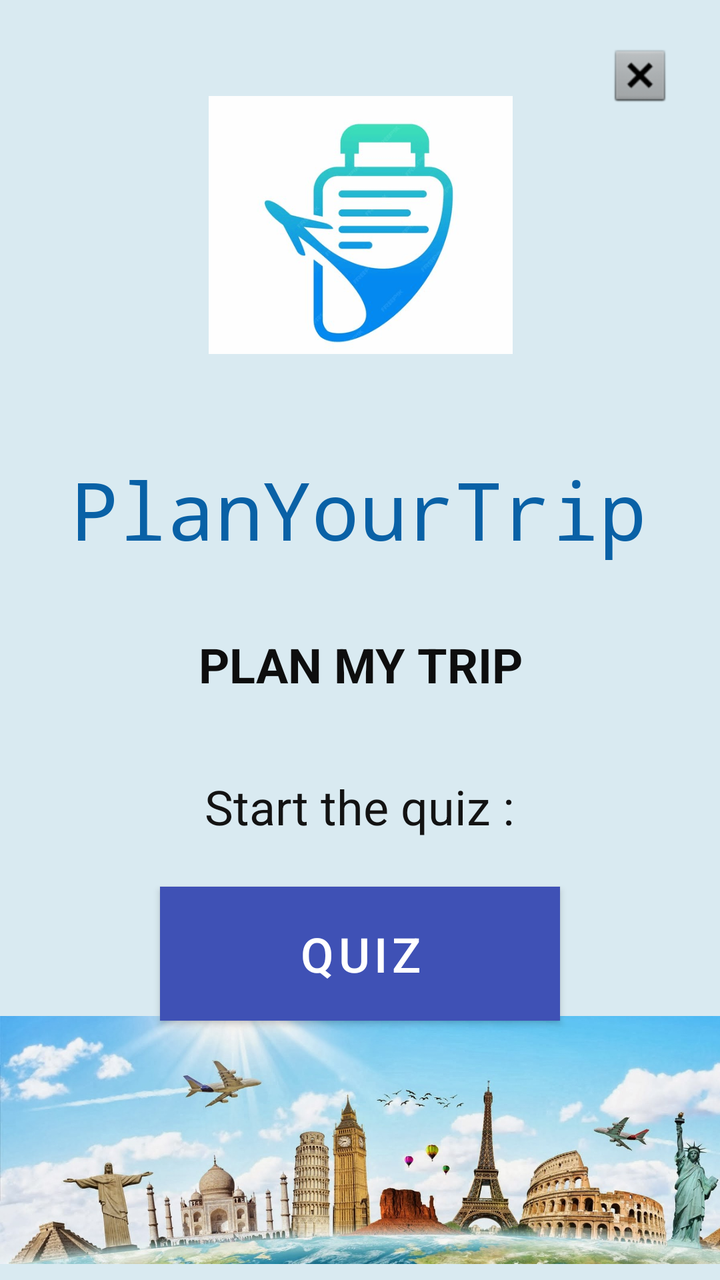
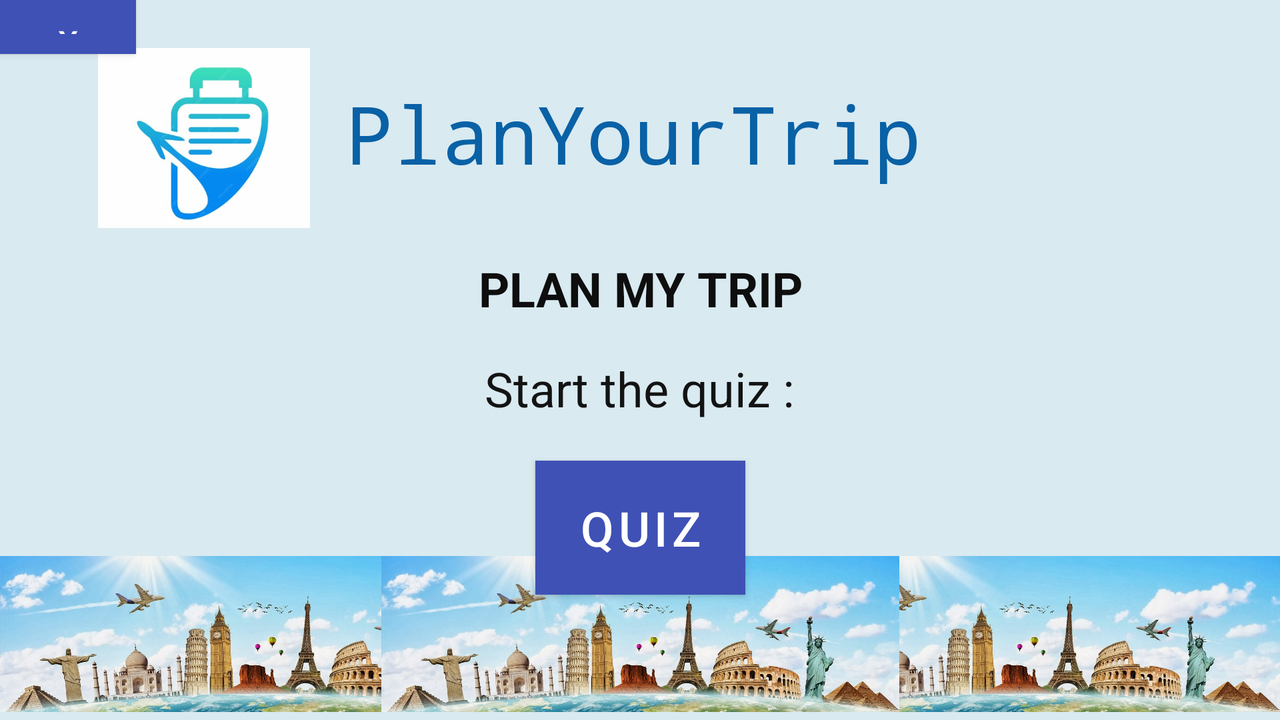

An Android layout and its configuration variant, each rendered on a device that would load it. The default file and the variant file are quoted in full after the pictures.
<!-- AndroidManifest.xml: application theme Theme.PlanYourTrip -->
<!-- res/layout/activity_main.xml -->
<?xml version="1.0" encoding="utf-8"?>
<androidx.constraintlayout.widget.ConstraintLayout xmlns:android="http://schemas.android.com/apk/res/android"
    xmlns:app="http://schemas.android.com/apk/res-auto"
    xmlns:tools="http://schemas.android.com/tools"
    android:layout_width="match_parent"
    android:layout_height="match_parent"
    android:background="#D9EAF1"
    tools:context=".MainActivity">

    <ImageButton
        android:id="@+id/buttonExit"
        android:layout_width="52dp"
        android:layout_height="48dp"
        android:backgroundTint="#D9EAF1"
        android:contentDescription="@string/avionDesc"
        android:src="@android:drawable/btn_dialog"
        app:layout_constraintBottom_toBottomOf="parent"
        app:layout_constraintEnd_toEndOf="parent"
        app:layout_constraintHorizontal_bias="0.955"
        app:layout_constraintStart_toStartOf="parent"
        app:layout_constraintTop_toTopOf="parent"
        app:layout_constraintVertical_bias="0.023" />

    <TextView
        android:id="@+id/appliName"
        android:layout_width="wrap_content"
        android:layout_height="wrap_content"
        android:layout_marginTop="228dp"
        android:text="@string/app_name"
        android:textColor="#0961A6"
        android:textColorHighlight="#00BCD4"
        android:textSize="40sp"
        android:typeface="monospace"
        app:layout_constraintEnd_toEndOf="parent"
        app:layout_constraintHorizontal_bias="0.495"
        app:layout_constraintStart_toStartOf="parent"
        app:layout_constraintTop_toTopOf="parent" />

    <ImageView
        android:id="@+id/logo"
        android:layout_width="193dp"
        android:layout_height="129dp"
        android:layout_marginTop="48dp"
        android:contentDescription="@string/logoAppli"
        app:layout_constraintEnd_toEndOf="parent"
        app:layout_constraintStart_toStartOf="parent"
        app:layout_constraintTop_toTopOf="parent"
        app:srcCompat="@drawable/logo_planyourtrip" />

    <ImageView
        android:id="@+id/imageVoyage"
        android:layout_width="411dp"
        android:layout_height="140dp"
        android:contentDescription="@string/pictureDesc"
        app:layout_constraintBottom_toBottomOf="parent"
        app:layout_constraintEnd_toEndOf="parent"
        app:layout_constraintHorizontal_bias="0.0"
        app:layout_constraintStart_toStartOf="parent"
        app:layout_constraintTop_toBottomOf="@+id/buttonQuiz"
        app:layout_constraintVertical_bias="1.0"
        app:srcCompat="@drawable/cadeau_voyage" />

    <Button
        android:id="@+id/buttonQuiz"
        android:layout_width="200dp"
        android:layout_height="67dp"
        android:layout_marginTop="24dp"
        android:background="@color/blue_button"
        android:text="@string/buttonQuiz"
        android:textColor="@color/white"
        android:textSize="24sp"
        app:layout_constraintEnd_toEndOf="parent"
        app:layout_constraintStart_toStartOf="parent"
        app:layout_constraintTop_toBottomOf="@+id/textView2" />


    <TextView
        android:id="@+id/textView1"
        android:layout_width="309dp"
        android:layout_height="55dp"
        android:layout_marginTop="316dp"
        android:text="@string/textView1"
        android:textAlignment="center"
        android:textColor="#0E0E0E"
        android:textSize="24sp"
        android:textStyle="bold"
        android:typeface="normal"
        app:layout_constraintEnd_toEndOf="parent"
        app:layout_constraintStart_toStartOf="parent"
        app:layout_constraintTop_toTopOf="parent" />

    <TextView
        android:id="@+id/textView2"
        android:layout_width="wrap_content"
        android:layout_height="wrap_content"
        android:layout_marginTop="16dp"
        android:text="@string/textView2"
        android:textColor="#131313"
        android:textSize="24sp"
        app:layout_constraintEnd_toEndOf="parent"
        app:layout_constraintHorizontal_bias="0.498"
        app:layout_constraintStart_toStartOf="parent"
        app:layout_constraintTop_toBottomOf="@+id/textView1" />

</androidx.constraintlayout.widget.ConstraintLayout>
<!-- resources referenced by this layout -->
<resources>
  <color name="blue_button">#FF072983</color>
  <color name="white">#FFFFFFFF</color>
  <!-- drawable cadeau_voyage: jpg bitmap (drawable, 249099 bytes) -->
  <!-- drawable logo_planyourtrip: png bitmap (drawable, 30785 bytes) -->
  <string name="app_name" translatable="false">PlanYourTrip</string>
  <string name="avionDesc">A plane</string>
  <string name="buttonQuiz">Quiz</string>
  <string name="logoAppli">Application logo</string>
  <string name="pictureDesc">Trip picture</string>
  <string name="textView1">PLAN MY TRIP</string>
  <string name="textView2">Start the quiz :</string>
  <style name="Theme.PlanYourTrip" parent="Theme.MaterialComponents.DayNight.NoActionBar">
  
          
          
          <item name="colorOnPrimary">@color/white</item>
          <item name="colorPrimary">@color/blue_trip</item>
  
      </style>
  <color name="blue_trip">#FF3F51B5</color>
</resources>
<!-- res/layout-land/activity_main.xml (the repository's variant of the layout above) -->
<!-- drawn on the phone turned sideways -->
<?xml version="1.0" encoding="utf-8"?>
<androidx.constraintlayout.widget.ConstraintLayout xmlns:android="http://schemas.android.com/apk/res/android"
    xmlns:app="http://schemas.android.com/apk/res-auto"
    xmlns:tools="http://schemas.android.com/tools"
    android:layout_width="match_parent"
    android:layout_height="match_parent"
    android:background="#D9EAF1"
    tools:context=".MainActivity">

    <ImageView
        android:id="@+id/imageVoyage3"
        android:layout_width="259dp"
        android:layout_height="86dp"
        android:contentDescription="@string/pictureDesc"
        app:layout_constraintBottom_toBottomOf="parent"
        app:layout_constraintEnd_toEndOf="parent"
        app:layout_constraintHorizontal_bias="1.0"
        app:layout_constraintStart_toStartOf="parent"
        app:layout_constraintTop_toBottomOf="@+id/buttonQuiz"
        app:layout_constraintVertical_bias="1.0"
        app:srcCompat="@drawable/cadeau_voyage" />

    <TextView
        android:id="@+id/appliName"
        android:layout_width="310dp"
        android:layout_height="72dp"
        android:layout_marginTop="40dp"
        android:text="@string/app_name"
        android:textColor="#0961A6"
        android:textColorHighlight="#00BCD4"
        android:textSize="40sp"
        android:typeface="monospace"
        app:layout_constraintEnd_toEndOf="parent"
        app:layout_constraintHorizontal_bias="0.524"
        app:layout_constraintStart_toStartOf="parent"
        app:layout_constraintTop_toTopOf="parent" />

    <ImageView
        android:id="@+id/logo"
        android:layout_width="140dp"
        android:layout_height="90dp"
        android:layout_marginTop="24dp"
        android:contentDescription="@string/logoAppli"
        app:layout_constraintEnd_toEndOf="parent"
        app:layout_constraintHorizontal_bias="0.064"
        app:layout_constraintStart_toStartOf="parent"
        app:layout_constraintTop_toTopOf="parent"
        app:srcCompat="@drawable/logo_planyourtrip" />


    <ImageView
        android:id="@+id/imageVoyage"
        android:layout_width="259dp"
        android:layout_height="86dp"
        android:contentDescription="@string/pictureDesc"
        app:layout_constraintBottom_toBottomOf="parent"
        app:layout_constraintEnd_toEndOf="parent"
        app:layout_constraintHorizontal_bias="0.0"
        app:layout_constraintStart_toStartOf="parent"
        app:layout_constraintTop_toBottomOf="@+id/buttonQuiz"
        app:layout_constraintVertical_bias="1.0"
        app:srcCompat="@drawable/cadeau_voyage" />

    <ImageView
        android:id="@+id/imageVoyage2"
        android:layout_width="259dp"
        android:layout_height="86dp"
        android:contentDescription="@string/pictureDesc"
        app:layout_constraintBottom_toBottomOf="parent"
        app:layout_constraintEnd_toEndOf="parent"
        app:layout_constraintStart_toStartOf="parent"
        app:layout_constraintTop_toBottomOf="@+id/buttonQuiz"
        app:layout_constraintVertical_bias="1.0"
        app:srcCompat="@drawable/cadeau_voyage" />

    <Button
        android:id="@+id/buttonQuiz"
        android:layout_width="105dp"
        android:layout_height="67dp"
        android:layout_marginTop="20dp"
        android:background="@color/blue_button"
        android:text="@string/buttonQuiz"
        android:textColor="#FFFFFF"
        android:textSize="24sp"
        app:layout_constraintEnd_toEndOf="parent"
        app:layout_constraintStart_toStartOf="parent"
        app:layout_constraintTop_toBottomOf="@+id/textView2" />

    <Button
        android:id="@+id/buttonQuit"
        android:layout_width="68dp"
        android:layout_height="27dp"
        android:background="@color/blue_button"
        android:text="@string/buttonQuit"
        android:textColor="#FFFFFF"
        android:textSize="16sp"
        tools:layout_editor_absoluteX="631dp"
        tools:layout_editor_absoluteY="16dp" />

    <TextView
        android:id="@+id/textView1"
        android:layout_width="311dp"
        android:layout_height="34dp"
        android:layout_marginTop="128dp"
        android:text="@string/textView1"
        android:textAlignment="center"
        android:textColor="#0E0E0E"
        android:textSize="24sp"
        android:textStyle="bold"
        android:typeface="normal"
        app:layout_constraintEnd_toEndOf="parent"
        app:layout_constraintStart_toStartOf="parent"
        app:layout_constraintTop_toTopOf="parent" />

    <TextView
        android:id="@+id/textView2"
        android:layout_width="wrap_content"
        android:layout_height="wrap_content"
        android:layout_marginTop="16dp"
        android:text="@string/textView2"
        android:textColor="#131313"
        android:textSize="24sp"
        app:layout_constraintEnd_toEndOf="parent"
        app:layout_constraintHorizontal_bias="0.499"
        app:layout_constraintStart_toStartOf="parent"
        app:layout_constraintTop_toBottomOf="@+id/textView1" />

</androidx.constraintlayout.widget.ConstraintLayout>
<!-- resources referenced by the variant -->
<!-- as the phone turned sideways resolves them -->
<resources>
  <color name="blue_button">#FF072983</color>
  <!-- drawable cadeau_voyage: jpg bitmap (drawable, 249099 bytes) -->
  <!-- drawable logo_planyourtrip: png bitmap (drawable, 30785 bytes) -->
  <string name="app_name" translatable="false">PlanYourTrip</string>
  <string name="buttonQuit">X Quit</string>
  <string name="buttonQuiz">Quiz</string>
  <string name="logoAppli">Application logo</string>
  <string name="pictureDesc">Trip picture</string>
  <string name="textView1">PLAN MY TRIP</string>
  <string name="textView2">Start the quiz :</string>
  <style name="Theme.PlanYourTrip" parent="Theme.MaterialComponents.DayNight.NoActionBar">
  
          
          
          <item name="colorOnPrimary">@color/white</item>
          <item name="colorPrimary">@color/blue_trip</item>
  
      </style>
  <color name="white">#FFFFFFFF</color>
  <color name="blue_trip">#FF3F51B5</color>
</resources>
